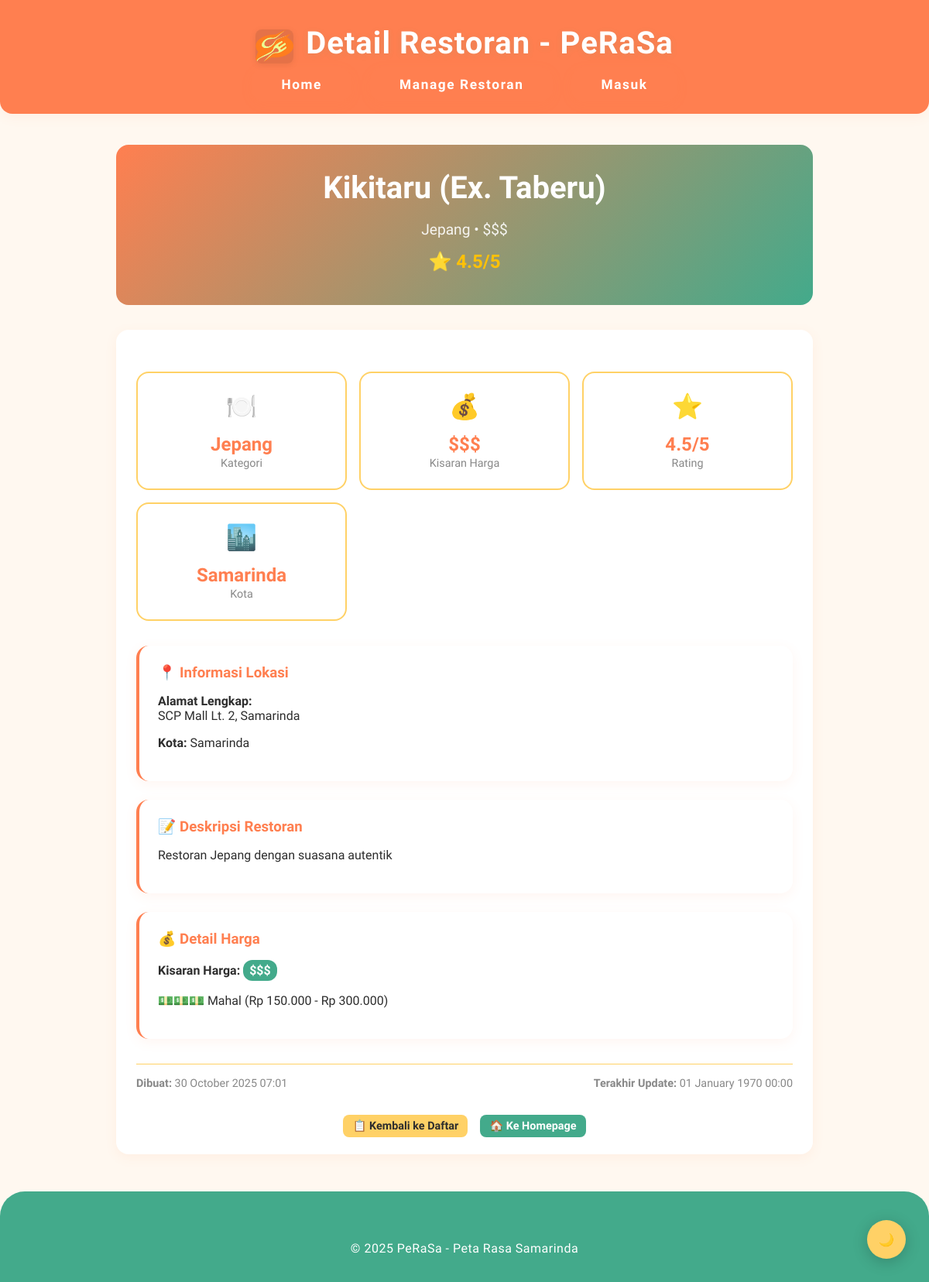
The app's page /crud_detail.php?id=1 with its own data.
### tables this page shows
CREATE TABLE IF NOT EXISTS restaurants (
    id INT AUTO_INCREMENT PRIMARY KEY,
    name VARCHAR(255) NOT NULL,
    description TEXT,
    address TEXT,
    city VARCHAR(100) NOT NULL,
    category VARCHAR(100) NOT NULL,
    price_range ENUM('$', '$$', '$$$', '$$$$') DEFAULT '$$',
    rating DECIMAL(2,1) DEFAULT 0.0,
    image VARCHAR(255),
    created_at TIMESTAMP DEFAULT CURRENT_TIMESTAMP,
    updated_at TIMESTAMP DEFAULT CURRENT_TIMESTAMP ON UPDATE CURRENT_TIMESTAMP
);

### models/Restaurant.php (called while the page is built, shortened)
<?php
class Restaurant {
    private $conn;
    private $table_name = "restaurants";
    public $id;
    public function __construct($db) {
        $this->conn = $db;
    }
    public function readOne() {
        $query = "SELECT * FROM " . $this->table_name . " WHERE id = :id LIMIT 0,1";
        $stmt = $this->conn->prepare($query);
        $stmt->bindParam(":id", $this->id);
        $stmt->execute();
        $row = $stmt->fetch(PDO::FETCH_ASSOC);
        if($row) {
            $this->name = $row['name'];
            $this->description = $row['description'];
            $this->address = $row['address'];
            $this->city = $row['city'];
            $this->category = $row['category'];
            $this->price_range = $row['price_range'];
            $this->rating = $row['rating'];
            $this->created_at = $row['created_at'];
            return true;
        }
        return false;
    }
}
?>

### crud_detail.php (the view, shortened to what this page needs)
<?php
$database = new Database();
$db = $database->getConnection();
$restaurant = new Restaurant($db);
$id = isset($_GET['id']) ? (int)$_GET['id'] : 0;
$restaurant->id = $id;
if(!$restaurant->readOne()) {
    showMessage('error', 'Restoran tidak ditemukan!');
    redirect('crud_index.php');
}
?>
<!DOCTYPE html>
<html lang="id">
<head>
    <link rel="stylesheet" href="css/style.css">
</head>
<body>
    <header class="text-center">
        <div class="header-title-logo">
            <img src="img/_PerasaLogo.png" alt="Logo PeRaSa" class="logo-small">
            <h1>Detail Restoran - PeRaSa</h1>
        </div>
        <nav>
            <ul>
                <li id="nav-menu"><a href="index.php">Home</a></li>
                <li id="nav-menu"><a href="crud_index.php">Manage Restoran</a></li>
                <?php if(isset($_SESSION['username'])): ?>
                    <li id="nav-menu"><a href="crud_create.php">Tambah Restoran</a></li>
                    <li id="nav-menu"><a href="logout.php">Logout</a></li>
                <?php else: ?>
                    <li id="nav-menu"><a href="login.php">Masuk</a></li>
                <?php endif; ?>
            </ul>
        </nav>
    </header>
    <main>
        <div class="restaurant-detail">
            <section class="restaurant-header">
                <h1><?php echo $restaurant->name; ?></h1>
                <p class="category-price"><?php echo $restaurant->category; ?> • <?php echo $restaurant->price_range; ?></p>
                <div class="rating-stars" style="font-size: 1.5rem; margin: 10px 0;">
                    ⭐ <?php echo $restaurant->rating; ?>/5
                </div>
            </section>
            <section class="card">
                <div class="detail-grid">
                    <div class="detail-card">
                        <div class="detail-icon">🍽️</div>
                        <span class="detail-value"><?php echo $restaurant->category; ?></span>
                        <span class="detail-label">Kategori</span>
                    </div>
                    <div class="detail-card">
                        <div class="detail-icon">💰</div>
                        <span class="detail-value"><?php echo $restaurant->price_range; ?></span>
                        <span class="detail-label">Kisaran Harga</span>
                    </div>
                    <div class="detail-card">
                        <div class="detail-icon">⭐</div>
                        <span class="detail-value"><?php echo $restaurant->rating; ?>/5</span>
                        <span class="detail-label">Rating</span>
                    </div>
                    <div class="detail-card">
                        <div class="detail-icon">🏙️</div>
                        <span class="detail-value"><?php echo $restaurant->city; ?></span>
                        <span class="detail-label">Kota</span>
                    </div>
                </div>
                <div class="restaurant-info">
                    <div class="info-group">
                        <h3>📍 Informasi Lokasi</h3>
                        <p><strong>Alamat Lengkap:</strong><br>
                           <?php echo $restaurant->address ? nl2br($restaurant->address) : '<em>Alamat belum tersedia</em>'; ?>
                        </p>
                        <p><strong>Kota:</strong> <?php echo $restaurant->city; ?></p>
                    </div>
                    <div class="info-group">
                        <h3>📝 Deskripsi Restoran</h3>
                        <p><?php echo $restaurant->description ? nl2br($restaurant->description) : '<em>Deskripsi belum tersedia</em>'; ?></p>
                    </div>
                    <div class="info-group">
                        <h3>💰 Detail Harga</h3>
                        <p><strong>Kisaran Harga:</strong>
                            <span class="price-badge" style="font-size: 1rem;"><?php echo $restaurant->price_range; ?></span>
                        </p>
                        <?php
                        $price_ranges = [
                            '$' => '💵 Murah (di bawah Rp 50.000)',
                            '$$' => '💵💵 Sedang (Rp 50.000 - Rp 150.000)',
                            '$$$' => '💵💵💵 Mahal (Rp 150.000 - Rp 300.000)',
                            '$$$$' => '💵💵💵💵 Sangat Mahal (di atas Rp 300.000)'
                        ];
                        ?>
                        <p><?php echo $price_ranges[$restaurant->price_range] ?? 'Tidak tersedia'; ?></p>
                    </div>
                </div>
                <div class="metadata">
                    <div>
                        <strong>Dibuat:</strong> <?php echo date('d F Y H:i', strtotime($restaurant->created_at)); ?>
                    </div>
                    <div>
                        <strong>Terakhir Update:</strong> <?php echo date('d F Y H:i', strtotime($restaurant->updated_at)); ?>
                    </div>
                </div>
                <div class="action-buttons">
                    <a href="crud_index.php" class="btn btn-secondary">📋 Kembali ke Daftar</a>
                    <a href="index.php" class="btn btn-success">🏠 Ke Homepage</a>
                </div>
            </section>
        </div>
    </main>
    <footer>
        <p class="text-center">&copy; 2025 PeRaSa - Peta Rasa Samarinda</p>
    </footer>
</body>
</html>

### css/style.css (style rules this page uses)
.header-title-logo { display: flex; align-items: center; justify-content: center; gap: 16px; }
.logo-small { height: 44px; width: auto; object-fit: contain; border-radius: 8px; box-shadow: 0 2px 8px rgba(0,0,0,0.08); }
:root { --primary-color: #ff7f50; --secondary-color: #ffd166; --accent-color: #43aa8b; --background-color: #fff8f0; --header-footer-bg: var(--primary-color); --header-footer-text: #fff; --card-bg: #fff; --text-color: #2d2d2d; --muted-color: #888; --border-radius: 16px; --shadow: 0 4px 16px rgba(255,127,80,0.08); --transition: 0.2s ease; --max-width: 1100px; }
body { font-family: "Chela One", system-ui; background: var(--background-color); color: var(--text-color); margin: 0; padding: 0; }
header { background: var(--header-footer-bg); color: var(--header-footer-text); padding: 32px 0 16px 0; box-shadow: var(--shadow); border-bottom-left-radius: 1rem; border-bottom-right-radius: 1rem; }
header h1 { margin: 0 0 8px 0; font-size: 2.5rem; text-align: center; letter-spacing: 1px; font-weight: 700; text-shadow: 0 2px 8px rgba(67,170,139,0.12); }
nav ul { border-radius: 0px; display: flex; justify-content: center; gap: 24px; list-style: none; padding: 0; margin: 0; }
nav ul li { background: rgba(255, 209, 102, 0.60); }
nav a { color: var(--header-footer-text); text-decoration: none; font-weight: 600; padding: 8px 18px; border-radius: 8px; transition: background var(--transition), color var(--transition), box-shadow var(--transition); font-size: 1.08rem; }
main { max-width: var(--max-width); margin: 40px auto; padding: 0 16px; }
section { margin-bottom: 36px; }
.logo-small { background: rgba(0,0,0,0.10); }
#nav-menu { background: none; }
ul { list-style: none; padding: 0; margin: 0; display: flex; flex-wrap: wrap; gap: 16px; }
ul li { background: var(--secondary-color); border-radius: var(--border-radius); box-shadow: var(--shadow); padding: 12px 20px; font-size: 1.05rem; transition: box-shadow var(--transition), background var(--transition); }
ul li a { color: var(--header-footer-text); letter-spacing: 0.1rem; text-decoration: none; font-weight: 600; }
footer { background: var(--accent-color); color: var(--header-footer-text); padding: 40px 0 18px 0; margin-top: 48px; border-top-left-radius: 32px; border-top-right-radius: 32px; letter-spacing: 0.1rem; }
footer p { text-align: center; margin-top: 24px; font-size: 1em; color: var(--header-footer-text); letter-spacing: 0.5px; }
.card { background: var(--card-bg); border-radius: var(--border-radius); box-shadow: var(--shadow); padding: 22px 26px; }
.text-center { text-align: center; }
.btn { padding: 10px 20px; border: none; border-radius: 8px; cursor: pointer; font-weight: 600; text-decoration: none; display: inline-block; text-align: center; transition: all var(--transition); font-family: "Chela One", system-ui; font-size: 1rem; }
.btn-secondary { background: var(--secondary-color); color: var(--text-color); }
.btn-success { background: var(--accent-color); color: white; }
.action-buttons { display: flex; gap: 8px; flex-wrap: wrap; }
.action-buttons .btn { padding: 6px 12px; font-size: 0.9rem; }
.price-badge { background: var(--accent-color); color: white; padding: 4px 8px; border-radius: 12px; font-size: 0.8rem; font-weight: 600; display: inline-block; }
.rating-stars { color: #ffc107; font-weight: bold; }
.restaurant-detail { max-width: 800px; margin: 0 auto; }
.restaurant-header { text-align: center; margin-bottom: 2rem; padding: 2rem; background: linear-gradient(135deg, var(--primary-color), var(--accent-color)); color: white; border-radius: var(--border-radius); }
.restaurant-info { display: grid; gap: 1.5rem; margin-bottom: 2rem; }
.info-group { background: var(--card-bg); padding: 1.5rem; border-radius: var(--border-radius); border-left: 4px solid var(--primary-color); }
.info-group h3 { margin-top: 0; color: var(--primary-color); margin-bottom: 0.5rem; }

### records on screen
restaurants: name "Kikitaru (Ex. Taberu)", category "Jepang", price_range "$$$", rating "4.5", city "Samarinda", address "SCP Mall Lt. 2, Samarinda", description "Restoran Jepang dengan suasana autentik", price_range "💵💵💵 Mahal (Rp 150.000 - Rp 300.000)", created_at "30 October 2025 07:01"

### other values on screen
date('d F Y H:i', strtotime($restaurant->updated_at)) "01 January 1970 00:00"
